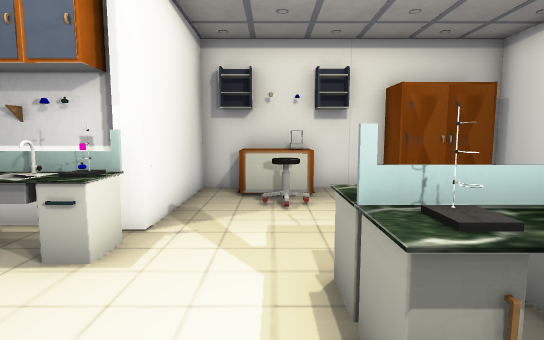
view 1 (above)

16 first-person views from a walk through a Unity game level. The camera is 1.5 m above the floor, tilts 6° down and sees 80° across. The floor is counted in squares, 1 m on a side. Each view is taken from the middle of a square. On the plan, view 1 faces up. The plan holds only what a view shows up to about 15 squares ahead; the rest is blank. The player character is not drawn. Some surface patterns are stand-ins.

view 2
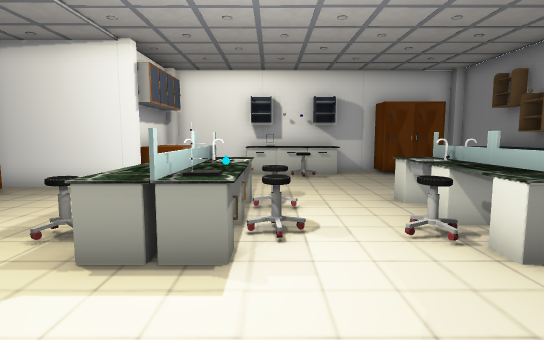

view 3
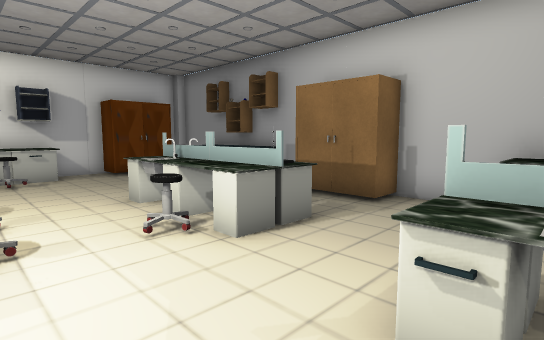

view 4
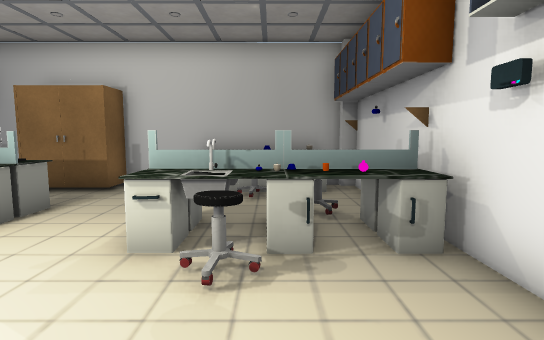

view 5
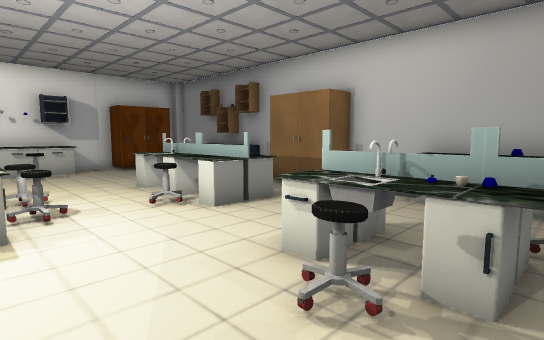

view 6
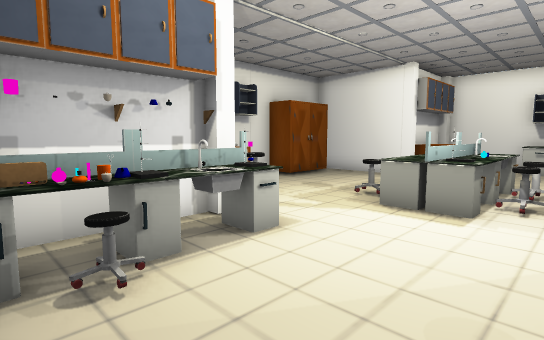

view 7
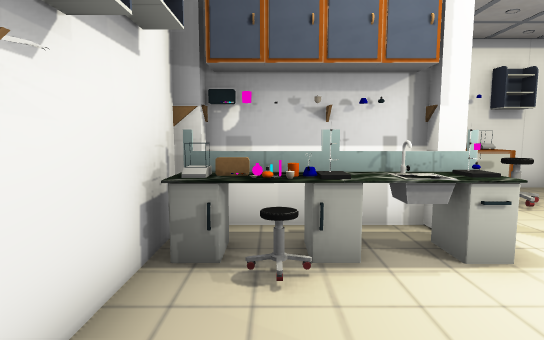

view 8
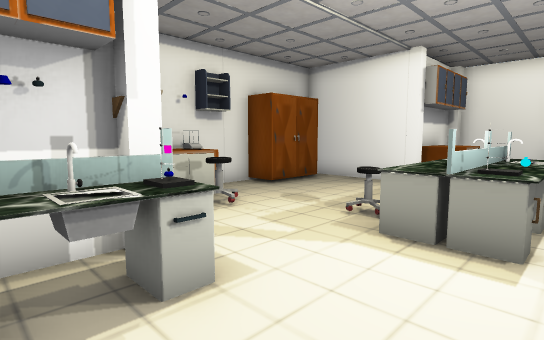

view 9
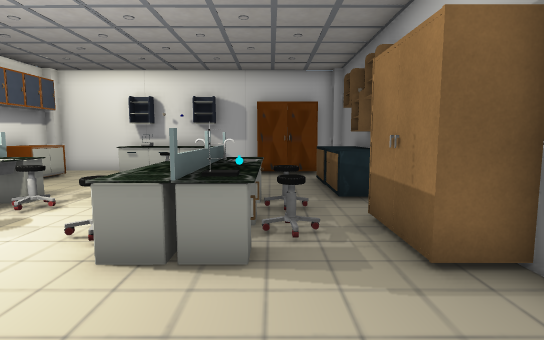

view 10
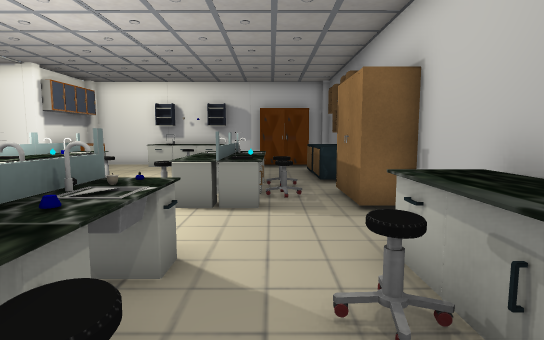

view 11
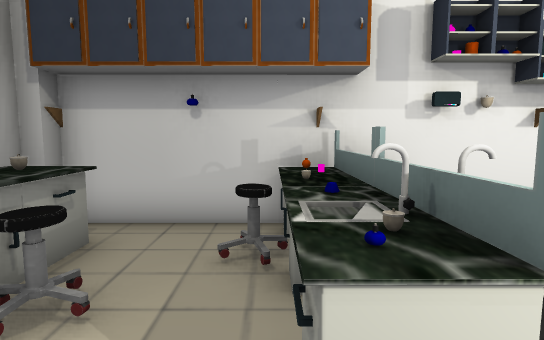

view 12
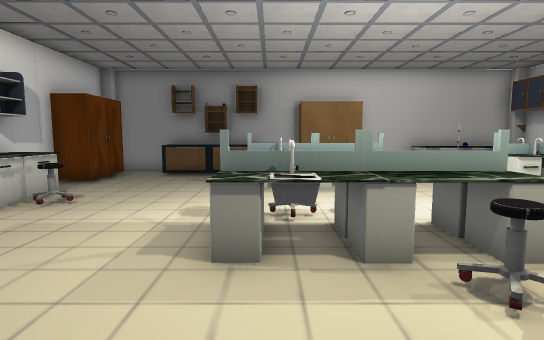

view 13
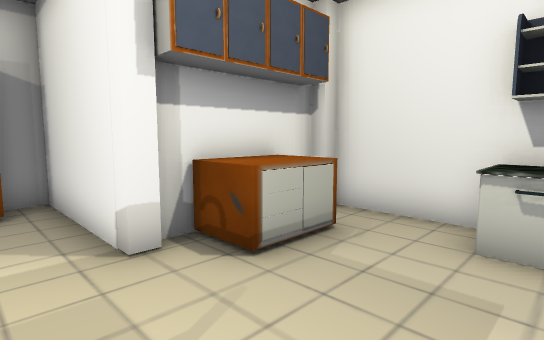

view 14
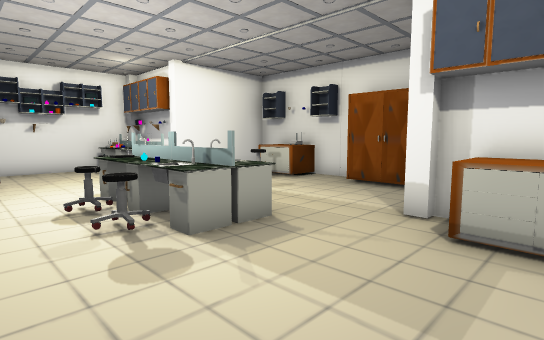

view 15
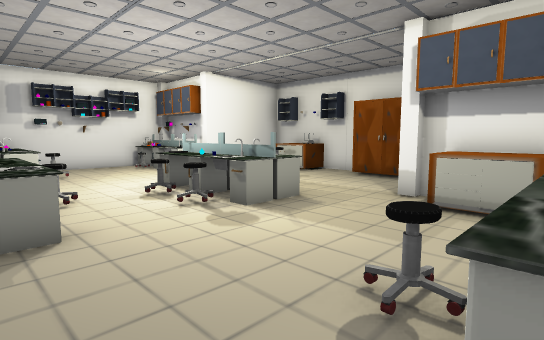

view 16
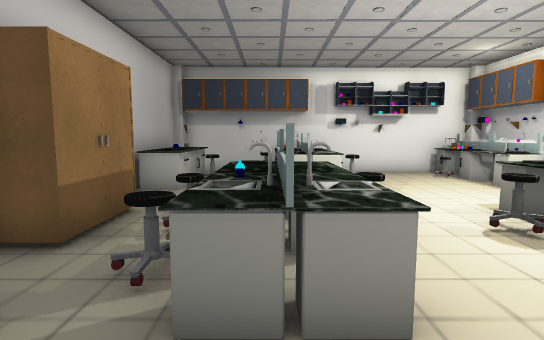

### Floor plan
Points are (right, up) in squares from view 1. A wall is a line through its corners. A room is listed if a view was taken in it or the views show most of it. See-through windows are left out.
Room 1 (views 1, 2, 3, 4, 5, 6, 7, 8, 9, 10, 11, 12, 13, 14, 15, 16)
walls: (-2.1, -2) (-2.6, -2); (-2.6, -1.9) (-2.1, -1.9); (-2.4, 4.5) (-5.6, 4.5); (2.8, -6.9) (10.6, -6.9); (-2.5, 5.4) (-5.6, 5.4); (6.5, 5.4) (6.5, 9.4) (5.6, 9.4); (2.6, 9.4) (1.4, 9.4); (11, -3.5) (11, 4.5); (-6.5, 5.1) (-6.5, -6.7); (-1.4, 9.4) (-2, 9.4) (-2, 5.4); (10.5, 5.4) (7.6, 5.4); (-5.6, -6.9) (0.5, -6.9); (11, -6.6) (11, -5.9)
objects: pillar (-6, -6); shelf (-6, -3) to (-4, -2); other object (-6, -2); shelf (-6, -1); rack (-6, 4); pillar (-6, 5); shelf (-5, -6); chair (-5, -4); other object (-5, -1); chair (-5, 3); other object (-5, 4); chair (-4, -5) to (-3, -5); other object (-4, -2); shelf (-4, -1); shelf (-4, 4); shelf (-3, -6) to (-2, -6); shelf (-3, -3) to (-2, -3); tap (-3, -2); chair (-3, -1) to (-3, 0); tap (-3, 4); shelf (-2, -1); shelf (-2, 4); other object (-2, 5); pillar (-1, 5); other object (-1, 8) to (1, 9); chair (0, 7); other object (1, -6) to (3, -6); shelf (1, -4) to (2, -3); other object (1, -3); shelf (1, -2); shelf (1, 2) to (3, 2); shelf (1, 3) to (3, 3); other object (1, 9); chair (2, -4); chair (2, -2) to (2, -1); chair (2, 1); chair (2, 4); chair (3, -4) to (4, -4); other object (3, -3); shelf (3, -2); other object (3, 8) to (5, 9); tap (4, -3); shelf (4, -2) to (5, -2); chair (4, 1); shelf (4, 2) to (5, 2); tap (4, 3); other object (5, -6); shelf (5, -3); shelf (5, 3); rack (6, -7) to (7, -6); pillar (7, 5); other object (8, -6); other object (8, 4) to (9, 5); chair (9, 0); other object (10, -6) to (11, -4); shelf (10, -2) to (10, 2); pillar (11, 5)

Positions as (right, up) in squares from view 1, and headings:
1: (0, 0), facing up
2: (-3, 1), facing right
3: (-3, 1), facing down-right
4: (-4, 3), facing down
5: (-5, 2), facing down-right
6: (-6, 0), facing up-right
7: (-5, 0), facing up
8: (-4, 1), facing up-right
9: (-3, -4), facing right
10: (-6, -4), facing right
11: (-1, -3), facing left
12: (4, 7), facing down
13: (5, 1), facing up-right
14: (9, -1), facing up-left
15: (10, -3), facing up-left
16: (7, -3), facing left
